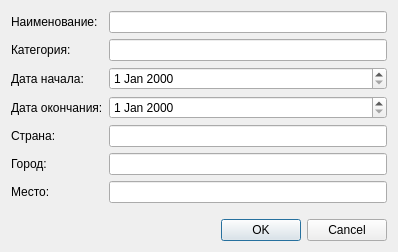
<?xml version="1.0" encoding="UTF-8"?>
<ui version="4.0">
 <class>AddCompetition</class>
 <widget class="QDialog" name="AddCompetition">
  <property name="geometry">
   <rect>
    <x>0</x>
    <y>0</y>
    <width>398</width>
    <height>252</height>
   </rect>
  </property>
  <property name="windowTitle">
   <string>Соревнования</string>
  </property>
  <property name="modal">
   <bool>true</bool>
  </property>
  <layout class="QVBoxLayout" name="verticalLayout">
   <item>
    <layout class="QFormLayout" name="formLayout">
     <item row="0" column="0">
      <widget class="QLabel" name="label">
       <property name="text">
        <string>Наименование:</string>
       </property>
      </widget>
     </item>
     <item row="0" column="1">
      <widget class="QLineEdit" name="name"/>
     </item>
     <item row="1" column="0">
      <widget class="QLabel" name="label_2">
       <property name="text">
        <string>Категория:</string>
       </property>
      </widget>
     </item>
     <item row="1" column="1">
      <widget class="QLineEdit" name="category"/>
     </item>
     <item row="2" column="0">
      <widget class="QLabel" name="label_3">
       <property name="text">
        <string>Дата начала:</string>
       </property>
      </widget>
     </item>
     <item row="2" column="1">
      <widget class="QDateEdit" name="dateStart"/>
     </item>
     <item row="3" column="0">
      <widget class="QLabel" name="label_4">
       <property name="text">
        <string>Дата окончания:</string>
       </property>
      </widget>
     </item>
     <item row="3" column="1">
      <widget class="QDateEdit" name="dateEnd"/>
     </item>
     <item row="4" column="0">
      <widget class="QLabel" name="label_5">
       <property name="text">
        <string>Страна:</string>
       </property>
      </widget>
     </item>
     <item row="4" column="1">
      <widget class="QLineEdit" name="contry"/>
     </item>
     <item row="5" column="0">
      <widget class="QLabel" name="label_6">
       <property name="text">
        <string>Город:</string>
       </property>
      </widget>
     </item>
     <item row="5" column="1">
      <widget class="QLineEdit" name="city"/>
     </item>
     <item row="6" column="0">
      <widget class="QLabel" name="label_7">
       <property name="text">
        <string>Место:</string>
       </property>
      </widget>
     </item>
     <item row="6" column="1">
      <widget class="QLineEdit" name="place"/>
     </item>
    </layout>
   </item>
   <item>
    <widget class="QDialogButtonBox" name="buttonBox">
     <property name="orientation">
      <enum>Qt::Horizontal</enum>
     </property>
     <property name="standardButtons">
      <set>QDialogButtonBox::Cancel|QDialogButtonBox::Ok</set>
     </property>
    </widget>
   </item>
  </layout>
 </widget>
 <resources/>
 <connections>
  <connection>
   <sender>buttonBox</sender>
   <signal>rejected()</signal>
   <receiver>AddCompetition</receiver>
   <slot>reject()</slot>
   <hints>
    <hint type="sourcelabel">
     <x>316</x>
     <y>260</y>
    </hint>
    <hint type="destinationlabel">
     <x>286</x>
     <y>274</y>
    </hint>
   </hints>
  </connection>
 </connections>
</ui>
